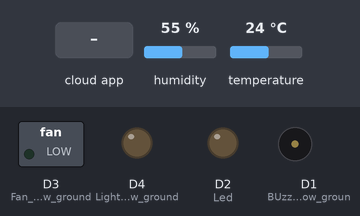
This sketch was run on a simulated ESP8266 (NodeMCU). Shown: switched loads named in the sketch (green lamp = pin HIGH), output pins drawn as LEDs (lit = HIGH), buzzer (waves = sounding, pin HIGH). Inputs (shaded band) come from the test bench; at power-on: temperature 24 °C, humidity 55 %. WiFi joins after 1.5 s; servers stay silent unless stated; the Firebase database answers and starts empty; what the sketch prints to the serial monitor is not drawn.

Above: at 2.8 s.
2.9 s: temperature set to 29 °C
5.8 s: temperature set to 32 °C
At 7.4 s:
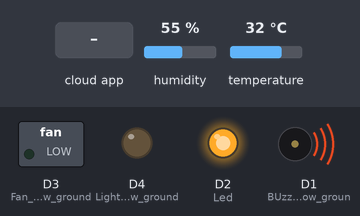
8.5 s: the phone or cloud app sets light to 1
At 9.5 s:
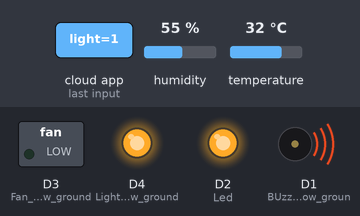
10.5 s: the phone or cloud app sets fan to 1
At 12.1 s:
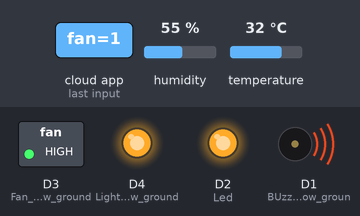
12.4 s: the phone or cloud app sets light to 0
At 13.8 s:
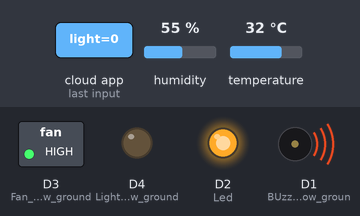
14.1 s: temperature set to 12 °C
At 18.2 s:
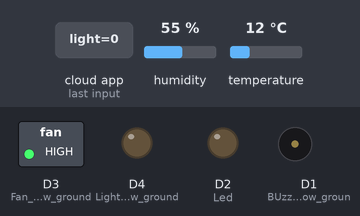
Timing chart, 0 to 19.2 s (numbered marks = the images above; inputs shaded):
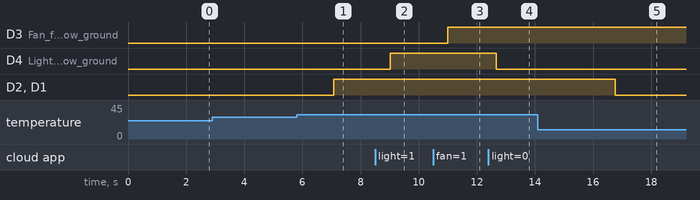

The sketch:

room3firebase.ino
```cpp
#include <FirebaseArduino.h>
#include <ESP8266WiFi.h>
#include <DHT.h>
#include <Adafruit_Sensor.h>
#include <Wire.h>

DHT dht(D5, DHT11);

// Set these to run example.
#define FIREBASE_HOST "nodemcu-demo-453ce-default-rtdb.firebaseio.com"
#define FIREBASE_AUTH "CVmlYgmQ0WEW6FWB6MVrQdn9hqEY6Ahpee6FngUo"
#define WIFI_SSID "realme 3"
#define WIFI_PASSWORD "87654321"

void setup() {
  // put your setup code here, to run once:
  Serial.begin(9600);
  pinMode(D1,OUTPUT);     //BUzzer for high low ground
  pinMode(D2,OUTPUT);     //Led(fire detetcion) for high low ground
  pinMode(D3,OUTPUT);     //Fan for high low ground
  pinMode(D4,OUTPUT);     //Light for High low ground
  dht.begin();

  // connect to wifi.
  WiFi.begin(WIFI_SSID, WIFI_PASSWORD);
  Serial.print("connecting");
  while (WiFi.status() != WL_CONNECTED) {
    Serial.print(".");
    delay(200);
  }
  Serial.println();
  Serial.print("connected: ");
  Serial.println(WiFi.localIP());
  Firebase.begin(FIREBASE_HOST, FIREBASE_AUTH);
}

void loop() {


//LIGHT ON/OFF
  int p = Firebase.getInt("/room3/light");
  (p == 1) ? digitalWrite(D4,HIGH) : digitalWrite(D4,LOW);


//FAN ON/OFF
  int q = Firebase.getInt("/room3/fan");
  (q == 1) ? digitalWrite(D3,HIGH) : digitalWrite(D3,LOW);


//READ/WRITE Temperature/Humidity
  float h = dht.readHumidity();
  float t = dht.readTemperature();
  Firebase.setFloat("/room3/temperature",t);
  Firebase.setFloat("/room3/humidity",h);


//FIRE DETECTION
  if ((t>30))
  {
    digitalWrite(D2,HIGH);
    digitalWrite(D1,HIGH);
  }
  else
  {
    digitalWrite(D2,LOW);
    digitalWrite(D1,LOW);
  }


}
```

Measured:
- the behaviour switches between 30 and 31 °C on temperature (found by bisection; images 0 and 1)
- after the input at 2.9 s, every drawn part: stays the same
- after the input at 5.8 s, D2 (Led), D1 (BUzzer_for_high_low_groun): LOW → HIGH after 1.3 s
- after the input at 8.5 s, D4 (Light_for_High_low_ground): LOW → HIGH after 0.53 s
- after the input at 10.5 s, D3 (Fan_for_high_low_ground): LOW → HIGH after 0.50 s
- after the input at 12.4 s, D4 (Light_for_High_low_ground): HIGH → LOW after 0.27 s
- after the input at 14.1 s, D2 (Led), D1 (BUzzer_for_high_low_groun): HIGH → LOW after 2.7 s
